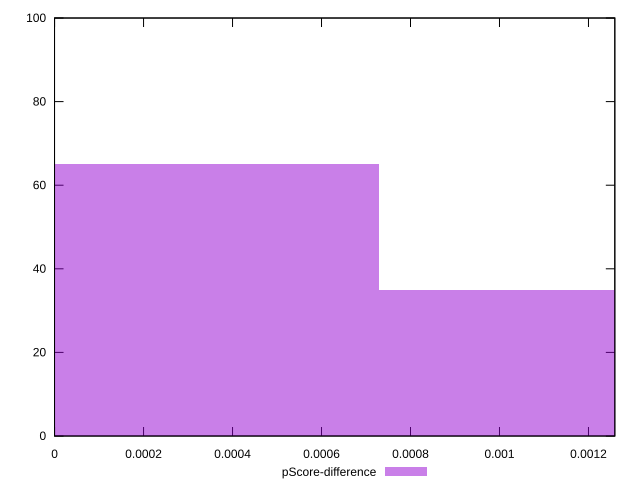

gnuplot code for this plot:
reset

$pScoreDifference <<EOF
0 65
0.0014604998364390817 35
EOF

set key outside below
set boxwidth 0.0014604998364390817
set xrange [-9.885773777362772e-8:0.001259233086355671]
set yrange [0:100]
set trange [0:100]
set style fill transparent solid 0.5 noborder
set terminal svg size 640, 490 enhanced background rgb 'white'
set output "reports/report_00032_2021-02-25T10-28-15.087Z/cumulative-layout-shift/samples/agenda/pScore-difference/histogram.svg"

plot $pScoreDifference title "pScore-difference" with boxes

reset
